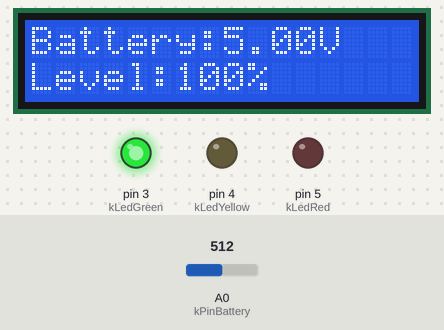
This program was run on a simulated Arduino Uno, built with avr-gcc and run on an emulated ATmega328P. Shown: 16×2 character LCD, output pins drawn as LEDs (lit = HIGH). The test bench sets the inputs (shaded band); at power-on: A0 (kPinBattery) = 512. What the program prints to the serial monitor is not drawn.

Above: at 2.1 s.
2.2 s: A0 (kPinBattery) set to 382
At 3.8 s:
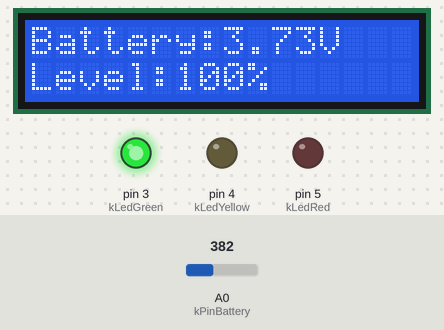
4.1 s: A0 (kPinBattery) set to 355
At 5.3 s:
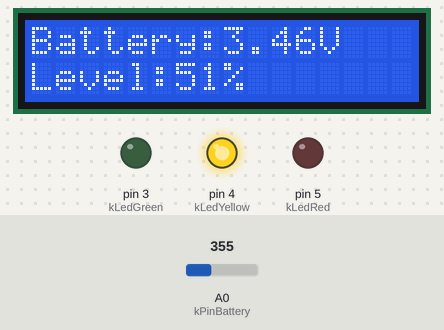
6.1 s: A0 (kPinBattery) set to 306
At 8.0 s:
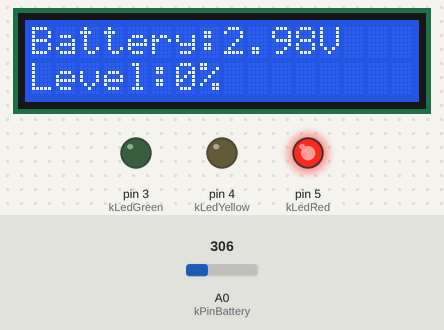
Timing chart, 0 to 9.5 s (numbered marks = the images above; inputs shaded):
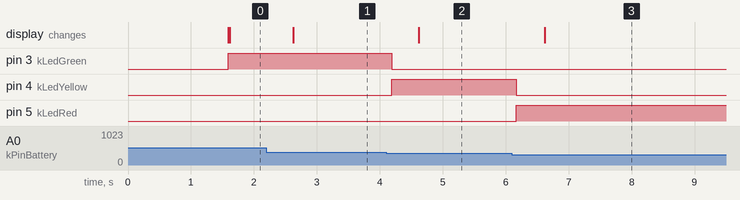

The program:

main.cpp
```cpp
/**
 * Solar Charging Station — production firmware (Arduino Uno / ATmega328P)
 *
 * Architectural contract
 * ----------------------
 * loop() is a cooperative scheduler. It never calls delay(). Every periodic
 * task is gated by unsigned millis() deltas so the CPU stays available for
 * I2C, GPIO, and future ISRs. Splash, ADC, LED, LCD, and Serial are independent
 * cadences, not a single blocking "read → print → sleep 1 s" pipeline.
 *
 * Why integer millivolts
 * ----------------------
 * avr-gcc has no hardware FPU. Every float is a multi-hundred-cycle library
 * call and occupies 4 B of SRAM. This firmware keeps the entire measurement
 * path in uint16_t / uint32_t millivolts. Display formatting is integer too,
 * so we never pull in soft-float or printf-float.
 *
 * Why F() on every literal
 * ------------------------
 * File-scope and automatic string literals land in .data and are copied into
 * the 2048 B SRAM at reset. F() / __FlashStringHelper keeps them in flash and
 * streams one byte at a time. On a 16x2 + Serial UI that is tens of bytes
 * recovered for stack and the I2C library.
 *
 * Hardware (see docs/HARDWARE_WIRING.md)
 * --------------------------------------
 *   5 W / 6 V panel -> TP4056 (DW01A) -> dual 18650 (parallel)
 *   TP4056 OUT+ -> MAIN SPST switch -> Branch A: USB-A boost (phone)
 *                                   -> Branch B: MT3608 -> Arduino 5V pin
 *   Divider AFTER switch: Switched+ -- 10k -- A0 -- 10k -- GND
 *   Pack - ------------------------- Arduino GND  (common ref mandatory)
 *   LED green D3, LED yellow D4, LED red D5
 *   LCD I2C   SDA=A4, SCL=A5, address 0x27
 *
 * MT3608 feeds a regulated 5.0 V to the 5V pin so AVCC tracks the ADC scale.
 * When the main switch is OFF, the MCU is unpowered and A0 is high-Z — by design.
 *
 * Field calibration (do not "correct" to a textbook Li-ion curve)
 * ---------------------------------------------------------------
 *   3.72 V → 100 %     3.20 V → 0 %
 *   ≥ 3.60 V green     3.35–3.59 V yellow     < 3.35 V red
 */

#include <Arduino.h>
#include <Wire.h>
#include <LiquidCrystal_I2C.h>
#include <stdint.h>

// =============================================================================
// Pin map — constexpr uint8_t so the compiler can emit immediate operands
// (ldi / cbi / sbi) instead of loading 16-bit const int from SRAM.
// =============================================================================

constexpr uint8_t kPinBattery = A0;
constexpr uint8_t kLedGreen   = 3;
constexpr uint8_t kLedYellow  = 4;
constexpr uint8_t kLedRed     = 5;

// PCF8574 backpacks ship as 0x27 or 0x3F. Change only this constant if the
// splash screen never appears and the backlight is already on.
constexpr uint8_t kLcdAddress = 0x27;
constexpr uint8_t kLcdColumns = 16;
constexpr uint8_t kLcdRows    = 2;

// =============================================================================
// Scheduler periods. ADC is fast and cheap (~104 µs conversion). UI is slow
// because HD44780-over-I2C is a multi-millisecond transaction; refreshing it
// every sample would starve the bus and flicker the glyphs.
// =============================================================================

constexpr uint32_t kAdcPeriodMs    = 10;    // 100 Hz sample clock
constexpr uint32_t kLedPeriodMs    = 50;    // 20 Hz state-machine tick
constexpr uint32_t kLcdPeriodMs    = 500;   // human-readable, low I2C load
constexpr uint32_t kSerialPeriodMs = 1000;  // 1 Hz debug log
constexpr uint32_t kSplashDurationMs = 1500;

// =============================================================================
// Electrical model — ATmega328P datasheet § ADC Conversion Result:
//   ADC = (Vin * 1024) / Vref
// therefore
//   Vin = (ADC * Vref) / 1024
//
// Use 1024 bins, not 1023. Code 0x3FF means Vref − 1 LSB, not Vref itself.
// Because 1024 is a power of two, the compiler can optimize the divide.
//
// Divider: equal 10k / 10k ⇒ V(A0) = Vbatt / 2 (ideal resistors).
//   Vbatt_mV = Vin_mV * 2
//            = (adc * 5000 * 2) / 1024
//            = (adc * 10000) / 1024
//
// Overflow audit (must stay inside uint32_t):
//   adc_max = 1023
//   1023 * 10000 = 10 230 000  <  2^32 − 1
// At a healthy 4.20 V cell, A0 sees 2.10 V → code ≈ 430, huge headroom.
// =============================================================================

constexpr uint32_t kVrefMv         = 5000;   // DEFAULT = AVCC. Assumes a true 5.0 V rail.
constexpr uint32_t kAdcFullScale   = 1024;   // datasheet bins, NOT 1023
constexpr uint32_t kDividerNum     = 2;      // (R1 + R2) / R2  with R1 = R2 = 10k
constexpr uint32_t kAdcToBatteryMv = kVrefMv * kDividerNum; // 10000

static_assert(kAdcToBatteryMv == 10000UL, "Divider scale drifted from 10k/10k @ 5.0 V");
static_assert((1023UL * kAdcToBatteryMv) < 0xFFFFFFFFUL, "ADC*scale must fit uint32_t");
static_assert((kAdcFullScale & (kAdcFullScale - 1U)) == 0U,
              "Scale must stay a power of two so the compiler can shift");

// Field calibration, stored as millivolts to keep comparisons integer.
constexpr uint16_t kVoltageMinMv      = 3200;  // 0 %
constexpr uint16_t kVoltageMaxMv      = 3720;  // 100 %
constexpr uint16_t kThresholdGreenMv  = 3600;
constexpr uint16_t kThresholdYellowMv = 3350;

// 30 mV hysteresis (~6 LSB after the divider) kills LED chatter when the cell
// sits on a threshold and the USB-A boost load PWM-pulses the rail.
constexpr uint16_t kHysteresisMv = 30;

static_assert(kVoltageMaxMv > kVoltageMinMv, "Calibration window inverted");
static_assert(kThresholdGreenMv > kThresholdYellowMv, "LED bands inverted");

// EMA coefficient α = 1/8 = 0.125. One uint16_t of state replaces a blocking
// multi-sample average. The shift (>> 3) avoids floating-point entirely.
constexpr uint8_t kEmaShift = 3;  // divide by 8

// =============================================================================
// Types
// =============================================================================

enum class AppPhase : uint8_t { kSplash, kRunning };

enum class LedBand : uint8_t { kRed, kYellow, kGreen };

// =============================================================================
// Persistent state — all file-scope, no heap, no Arduino String.
// String / malloc on AVR is the classic SRAM-fragmentation time bomb.
// =============================================================================

LiquidCrystal_I2C lcd(kLcdAddress, kLcdColumns, kLcdRows);

static uint16_t  gFilteredVoltageMv = 0;
static bool      gFilterPrimed      = false;
static LedBand   gLedBand           = LedBand::kRed;
static AppPhase  gPhase             = AppPhase::kSplash;

static uint32_t  gT0Adc    = 0;
static uint32_t  gT0Led    = 0;
static uint32_t  gT0Lcd    = 0;
static uint32_t  gT0Serial = 0;
static uint32_t  gT0Splash = 0;

// Last values pushed to the glass. Skipping identical frames avoids needless
// I2C traffic (each glyph is a START + address + data + STOP).
static uint16_t  gLcdLastMv  = 0xFFFF;
static uint8_t   gLcdLastPct = 0xFF;

// =============================================================================
// Time helper — unsigned subtraction is wrap-safe at the 49.7-day millis()
// overflow. Signed "now > last + period" is the textbook wraparound bug.
// last = now (not last += period) so a late I2C frame cannot schedule a
// catch-up burst of ADC/LCD work.
// =============================================================================

static bool periodElapsed(const uint32_t now,
                          uint32_t& last,
                          const uint32_t periodMs) {
  if (static_cast<uint32_t>(now - last) >= periodMs) {
    last = now;
    return true;
  }
  return false;
}

// =============================================================================
// ADC → battery millivolts (single conversion, no delay)
// =============================================================================

static uint16_t adcToBatteryMillivolts(const uint16_t adc) {
  // (adc * 10000) / 1024 — see electrical model above.
  const uint32_t mv = (static_cast<uint32_t>(adc) * kAdcToBatteryMv) / kAdcFullScale;
  if (mv > 0xFFFFUL) {
    return 0xFFFF;  // defensive: electrically unreachable with 10k/10k
  }
  return static_cast<uint16_t>(mv);
}

static void sampleAdc() {
  // analogRead() blocks only for the hardware conversion (~104 µs). That is
  // not a scheduler delay(); replacing it with a free-running ISR ADC would
  // buy nothing at a 10 ms period and would complicate I2C reentrancy.
  const uint16_t raw = static_cast<uint16_t>(analogRead(kPinBattery));
  const uint16_t sampleMv = adcToBatteryMillivolts(raw);

  if (!gFilterPrimed) {
    // Seed with the first real sample so the splash→run transition does not
    // ramp from 0 V and flash the red LED / 0 % for a second.
    gFilteredVoltageMv = sampleMv;
    gFilterPrimed = true;
    return;
  }

  // Integer EMA: y += (x − y) / 8
  // Written as (y*7 + x)/8 so the rounding stays non-negative and we never
  // need a signed intermediate. Equivalent to α = 0.125.
  const uint32_t acc =
      (static_cast<uint32_t>(gFilteredVoltageMv) * 7UL) +
      static_cast<uint32_t>(sampleMv);
  gFilteredVoltageMv = static_cast<uint16_t>(acc >> kEmaShift);
}

// =============================================================================
// Derived UI quantities
// =============================================================================

static uint8_t calculatePercentage(const uint16_t mv) {
  if (mv >= kVoltageMaxMv) {
    return 100;
  }
  if (mv <= kVoltageMinMv) {
    return 0;
  }

  // Rounded integer map: (delta * 100 + span/2) / span
  // Max numerator: 519 * 100 + 260 = 52 160 — fits uint32_t with huge margin.
  const uint32_t span = static_cast<uint32_t>(kVoltageMaxMv - kVoltageMinMv);
  const uint32_t delta = static_cast<uint32_t>(mv - kVoltageMinMv);
  return static_cast<uint8_t>((delta * 100UL + (span / 2UL)) / span);
}

static void applyLedOutputs(const LedBand band) {
  // Drive all three explicitly so a missed transition can never leave two
  // LEDs lit. Called on band change and once when leaving the splash phase
  // (the initial band may already be kRed — a "write only on change"
  // policy would skip the first frame and leave the LEDs dark).
  digitalWrite(kLedGreen,  band == LedBand::kGreen  ? HIGH : LOW);
  digitalWrite(kLedYellow, band == LedBand::kYellow ? HIGH : LOW);
  digitalWrite(kLedRed,    band == LedBand::kRed    ? HIGH : LOW);
}

static void classifyBandAbsolute(const uint16_t mv) {
  if (mv >= kThresholdGreenMv) {
    gLedBand = LedBand::kGreen;
  } else if (mv >= kThresholdYellowMv) {
    gLedBand = LedBand::kYellow;
  } else {
    gLedBand = LedBand::kRed;
  }
  applyLedOutputs(gLedBand);
}

static void tickLedStateMachine(const uint16_t mv) {
  const LedBand previous = gLedBand;

  switch (gLedBand) {
    case LedBand::kGreen:
      if (mv < static_cast<uint16_t>(kThresholdGreenMv - kHysteresisMv)) {
        gLedBand = (mv >= kThresholdYellowMv) ? LedBand::kYellow : LedBand::kRed;
      }
      break;

    case LedBand::kYellow:
      if (mv >= kThresholdGreenMv) {
        gLedBand = LedBand::kGreen;
      } else if (mv < static_cast<uint16_t>(kThresholdYellowMv - kHysteresisMv)) {
        gLedBand = LedBand::kRed;
      }
      break;

    case LedBand::kRed:
    default:
      if (mv >= kThresholdGreenMv) {
        gLedBand = LedBand::kGreen;
      } else if (mv >= kThresholdYellowMv) {
        gLedBand = LedBand::kYellow;
      }
      break;
  }

  if (gLedBand != previous) {
    applyLedOutputs(gLedBand);
  }
}

// Integer "x.xx" without pulling in Print::print(double) (soft-float).
static void printVolts(Print& dest, const uint16_t mv) {
  const uint16_t wholeUnits = mv / 1000U;
  const uint16_t hundredths = (mv % 1000U) / 10U;
  dest.print(wholeUnits);
  dest.print('.');
  if (hundredths < 10U) {
    dest.print('0');
  }
  dest.print(hundredths);
}

static void displaySplash() {
  lcd.clear();
  lcd.setCursor(0, 0);
  lcd.print(F("Solar Station"));
  lcd.setCursor(0, 1);
  lcd.print(F("Starting..."));
}

static void displayMeasurement(const uint16_t mv, const uint8_t percentage) {
  if (mv == gLcdLastMv && percentage == gLcdLastPct) {
    return;
  }
  gLcdLastMv = mv;
  gLcdLastPct = percentage;

  // Fixed-width fields + trailing spaces overwrite leftover glyphs.
  // "Battery:" is 8 chars; "x.xxV" is 5; three spaces pad to 16.
  lcd.setCursor(0, 0);
  lcd.print(F("Battery:"));
  printVolts(lcd, mv);
  lcd.print(F("V   "));

  lcd.setCursor(0, 1);
  lcd.print(F("Level:"));
  lcd.print(percentage);
  lcd.print(F("%   "));
}

static void logSerial(const uint16_t mv, const uint8_t percentage) {
  Serial.print(F("Battery: "));
  printVolts(Serial, mv);
  Serial.print(F(" V | Level: "));
  Serial.print(percentage);
  Serial.println(F(" %"));
}

// =============================================================================
// Arduino entry points
// =============================================================================

void setup() {
  pinMode(kLedGreen, OUTPUT);
  pinMode(kLedYellow, OUTPUT);
  pinMode(kLedRed, OUTPUT);
  digitalWrite(kLedGreen, LOW);
  digitalWrite(kLedYellow, LOW);
  digitalWrite(kLedRed, LOW);

  // DEFAULT = AVCC. MT3608 must be trimmed to 5.0 V on the Arduino 5V pin so
  // the (adc * 5000 * 2 / 1024) scale matches physical millivolts. If AVCC
  // sags under load, readings scale proportionally — fix the rail, not the code.
  analogReference(DEFAULT);

  Serial.begin(9600);

  lcd.init();
  lcd.backlight();
  displaySplash();

  const uint32_t t0 = millis();
  gT0Adc    = t0;
  gT0Led    = t0;
  gT0Lcd    = t0;
  gT0Serial = t0;
  gT0Splash = t0;

  sampleAdc();  // prime EMA before the first scheduled tick
}

void loop() {
  const uint32_t now = millis();

  if (periodElapsed(now, gT0Adc, kAdcPeriodMs)) {
    sampleAdc();
  }

  if (gPhase == AppPhase::kSplash) {
    if (static_cast<uint32_t>(now - gT0Splash) >= kSplashDurationMs) {
      lcd.clear();
      gLcdLastMv = 0xFFFF;  // force first run-time frame
      gLcdLastPct = 0xFF;
      classifyBandAbsolute(gFilteredVoltageMv);
      gPhase = AppPhase::kRunning;
    }
    return;  // ADC keeps running above; UI is held on the splash glyphs
  }

  if (periodElapsed(now, gT0Led, kLedPeriodMs)) {
    tickLedStateMachine(gFilteredVoltageMv);
  }

  if (periodElapsed(now, gT0Lcd, kLcdPeriodMs)) {
    displayMeasurement(gFilteredVoltageMv, calculatePercentage(gFilteredVoltageMv));
  }

  if (periodElapsed(now, gT0Serial, kSerialPeriodMs)) {
    logSerial(gFilteredVoltageMv, calculatePercentage(gFilteredVoltageMv));
  }
}
```

Measured:
- the behaviour switches between 366 and 365 on A0 (kPinBattery) (found by bisection; images 1 and 2)
- after the input at 2.2 s, the display: changes after 0.42 s (image 1)
- after the input at 4.1 s, pin 3 (kLedGreen): HIGH → LOW after 0.09 s; pin 4 (kLedYellow): LOW → HIGH after 0.09 s; the display: changes after 0.52 s (image 2)
- after the input at 6.1 s, pin 4 (kLedYellow): HIGH → LOW after 0.07 s; pin 5 (kLedRed): LOW → HIGH after 0.07 s; the display: changes after 0.52 s (image 3)
